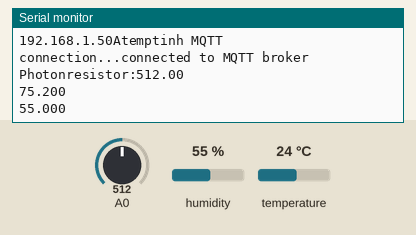
A sketch run on a simulated ESP8266 (NodeMCU). On the bench: the last lines printed to the serial monitor. The inputs (shaded band) are chosen by the test bench; at power-on: humidity 55 %, A0 = 512, temperature 24 °C. WiFi joins after 1.5 s; servers stay silent unless stated; no MQTT or app messages arrive unless stated.

Above: at 2.7 s.
2.8 s: humidity set to 22 %
At 3.9 s:
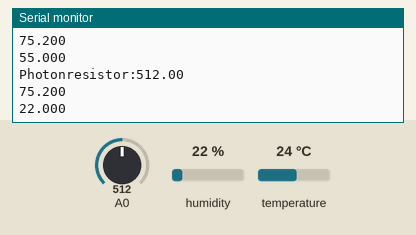
4.3 s: A0 set to 716
At 5.7 s:
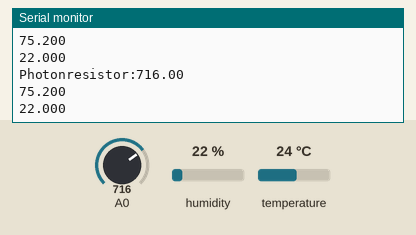
5.8 s: temperature set to 12 °C
7.3 s: A0 set to 900
At 8.5 s:
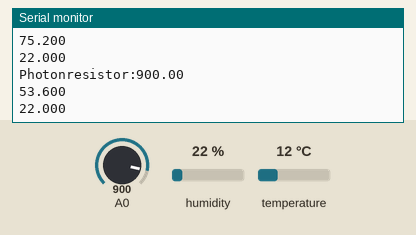
8.8 s: humidity set to 40 %
At 10.9 s:
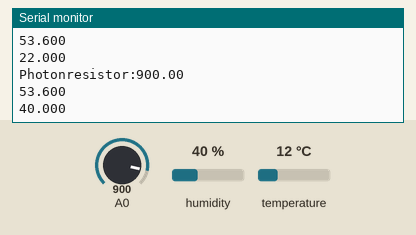
Timing chart, 0 to 11.3 s (numbered marks = the images above; inputs shaded):
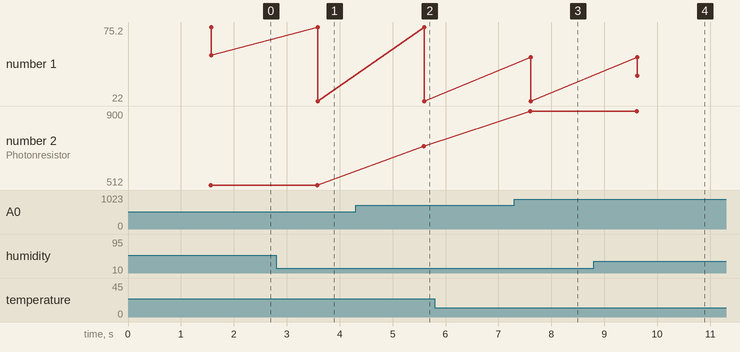

Measured:
- after the input at 2.8 s, the serial monitor: prints a new line after 0.79 s (image 1)
- after the input at 4.3 s, the serial monitor: prints a new line after 1.3 s (image 2)
- after the input at 7.3 s, the serial monitor: prints a new line after 0.30 s (image 3)
- after the input at 8.8 s, the serial monitor: prints a new line after 0.83 s (image 4)
- plotted number 1: 55 → 22 after the input at 2.8 s, 22 → 40 after the input at 8.8 s
- plotted number 2: 512 → 716 after the input at 4.3 s, 716 → 900 after the input at 7.3 s

The sketch:

node-mcu-photon-resistor.ino
```cpp
/**
  This is mid-room-node with sensor:
    14-6: DHT22 on D5
          photonresistor on A0

          protocol: MQTT.
          topic: out_topic_photon, out_topic_temperature, out_topic_humidity

*/

#include <DHT.h>
#include <DHT_U.h>
#include <ESP8266WiFi.h>
#include <PubSubClient.h>

#define DHTPIN D5
#define DHTTYPE DHT22

DHT dht(DHTPIN,DHTTYPE,15);

const char* ssid = "pi-hi-hi";
const char* pass = "123456789";

const char* mqtt_server = "172.24.1.1";
const char* out_topic_photon = "room/light-sensing-mid-room";
const char* out_topic_temperature = "room/temperature-sensing-mid-room";
const char* out_topic_humidity= "room/humidity-sensing-mid-room";
const char* clientID = "mid-room-node";

WiFiClient espClient;
PubSubClient client(espClient);
char msg[50];

void setup_wifi(){
  delay(10);
  Serial.println();
  Serial.print("Connecting to");
  Serial.println(ssid);

  WiFi.begin(ssid,pass);

  while(WiFi.status() != WL_CONNECTED){
    delay(500);
    Serial.print(".");
  }

  Serial.println();
  Serial.print("Connected to...");
  Serial.println(ssid);
  Serial.print(WiFi.localIP());
}

//this node just collecting environent info so doesn't need callback
void callback(char* topic, byte* payload, unsigned int length){

}

void reconnect(){
  while(!client.connected()){
    Serial.print("Atemptinh MQTT connection...");

    if(client.connect(clientID)){
      Serial.println("connected to MQTT broker");
      client.publish(out_topic_photon,clientID);
    }else{
      Serial.print("failed, rc = ");
      Serial.println(client.state());
      Serial.println(" try again in 1 sec");
      delay(1000);
    }
  }
}

void publish_value(){

//publish photon value
  dtostrf(analogRead(A0),2,2,msg);
  String msg_photon = msg;

  Serial.print("Photonresistor:");
  Serial.println(msg);
  client.publish(out_topic_photon,msg);

 //publish temperature value
  dtostrf(dht.readTemperature(DHTPIN),3,3,msg);//3 - width, 3 - precision
  String heat = msg;
  client.publish(out_topic_temperature,msg);
  Serial.println(heat);

 //publish humidity value
  dtostrf(dht.readHumidity(DHTPIN),3,3,msg);
  String humidity = msg;
  client.publish(out_topic_humidity,msg);
  Serial.println(humidity);
  delay(2000);
}

void setup() {
  Serial.begin(115200);
  setup_wifi();
  client.setServer(mqtt_server,1883);
  pinMode(D5,INPUT);
}

void loop() {
  if(!client.connected()){
    reconnect();
  }
  publish_value();
  client.loop();
}
```
